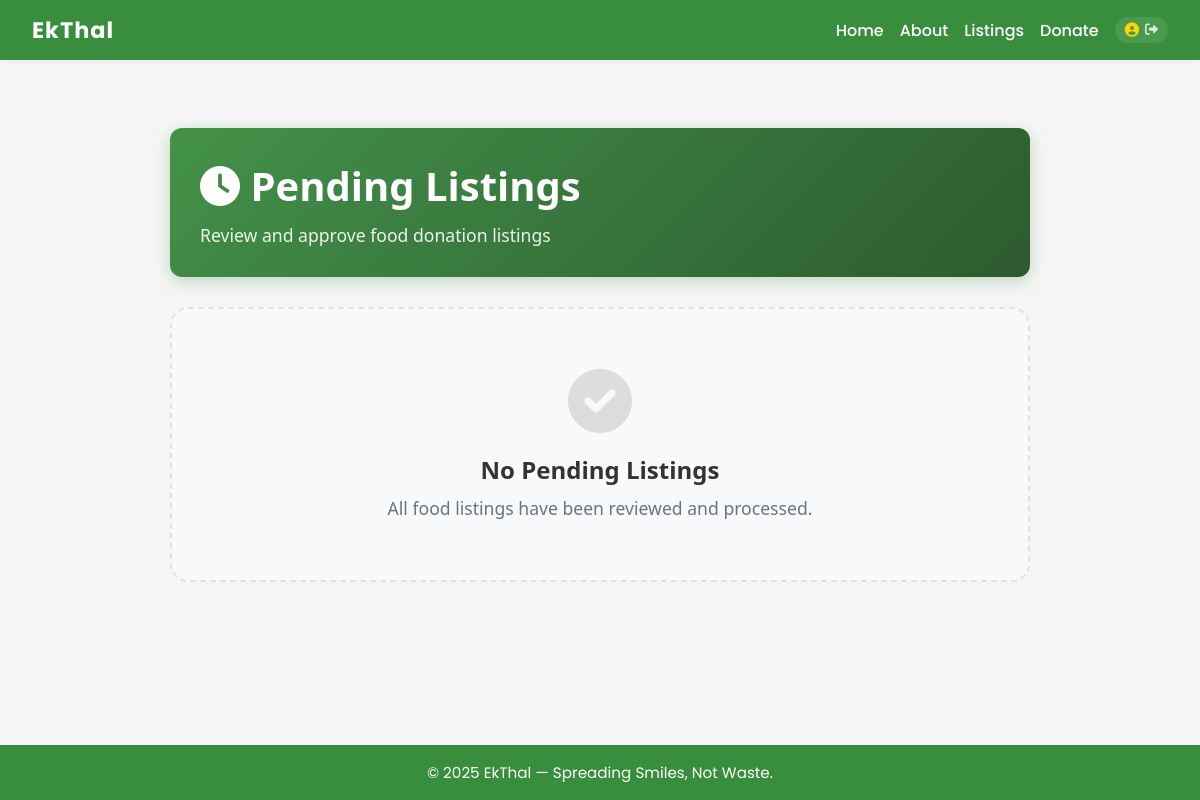
The page /dashboard/pending-listings/ (signed in) on the database as committed earlier.
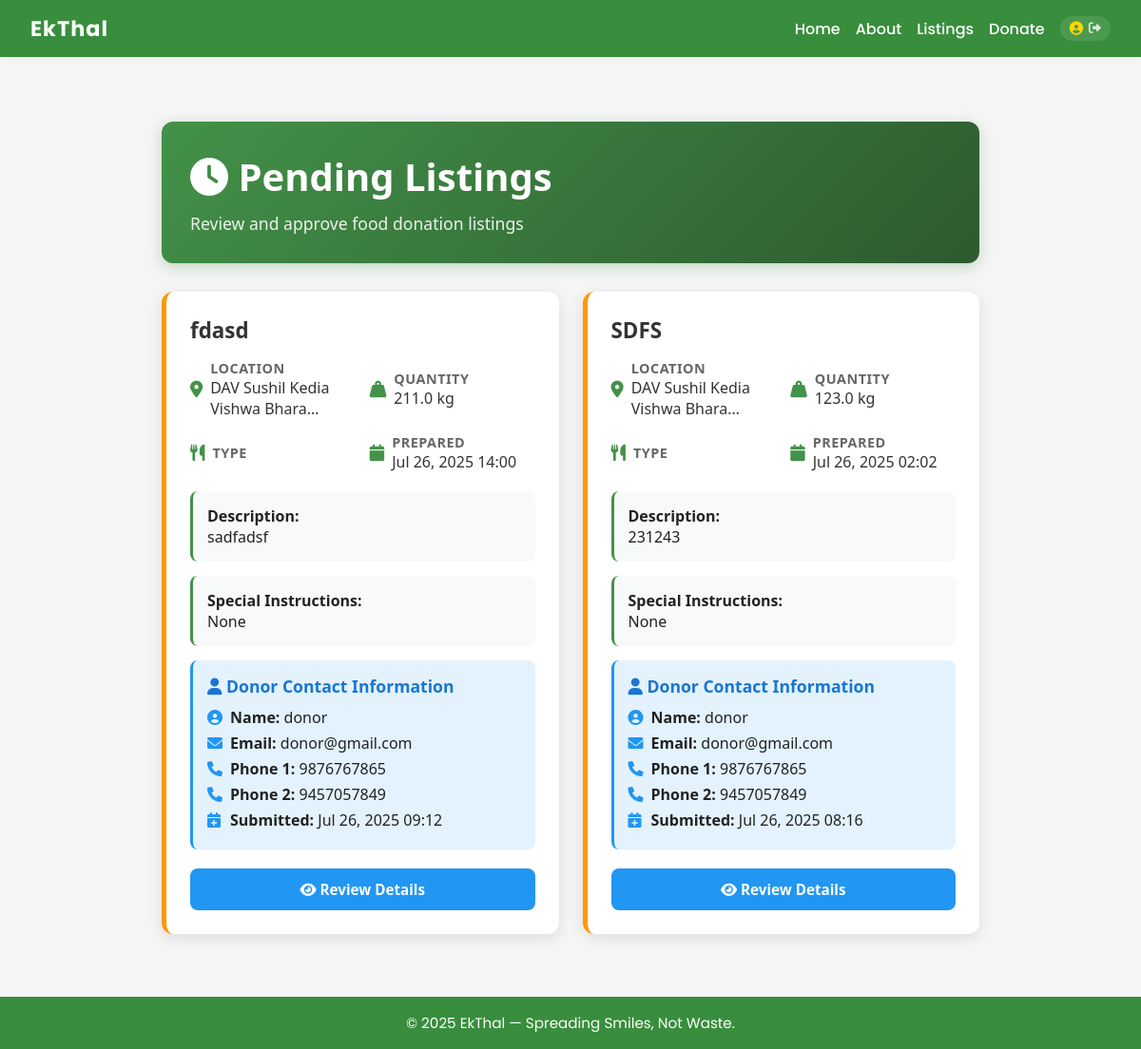
The same page on the database as committed later.
### app/models.py (models this page shows, shortened)
class FoodListing(models.Model):
    donor = models.ForeignKey(Profile, on_delete=models.CASCADE)
    title = models.CharField(max_length=100, help_text='Required')
    description = models.TextField(help_text='Required')
    location = models.CharField(max_length=255, help_text='Required')
    latitude = models.FloatField(null=True, blank=True)
    longitude = models.FloatField(null=True, blank=True)
    quantity = models.FloatField(help_text='Quantity in kg (Required)')
    prepared_at = models.DateTimeField(null=True, blank=True, help_text='Date and hour food was prepared (Required)')
    created_at = models.DateTimeField(auto_now_add=True)
    image = models.ImageField(upload_to='food_images/', blank=True, null=True)
    ai_report = models.TextField(blank=True)
    recurring = models.BooleanField(default=False)
    storage = models.CharField(max_length=50, blank=True, help_text='Required')
    prepared_by = models.CharField(max_length=50, blank=True, help_text='Required')
    special_instructions = models.TextField(blank=True, help_text='Optional')
    status = models.CharField(max_length=20, choices=[('pending', 'Pending'), ('approved', 'Approved'), ('rejected', 'Rejected')], default='pending')

class Profile(models.Model):
    user = models.OneToOneField(User, on_delete=models.CASCADE)
    is_organization = models.BooleanField(default=False)
    is_receiver = models.BooleanField(default=False)
    phone_number_1 = models.CharField(max_length=20)
    phone_number_2 = models.CharField(max_length=20, blank=True)
    latitude = models.FloatField(null=True, blank=True)
    longitude = models.FloatField(null=True, blank=True)

### app/views.py (the view)
# urls.py: path("dashboard/pending-listings/", views.dashboard_pending_listings, name="dashboard_pending_listings"),
@staff_member_required
def dashboard_pending_listings(request):
    pending = FoodListing.objects.filter(status='pending').order_by('-created_at')
    return render(request, 'dashboard_pending_listings.html', {'pending': pending})

### app/views.py (called while the page is built)
def user_profile_context(request):
    if request.user.is_authenticated:
        try:
            return {'profile': Profile.objects.get(user=request.user)}
        except Profile.DoesNotExist:
            return {'profile': None}
    return {'profile': None}

### templates/dashboard_pending_listings.html
{% extends "base.html" %}
{% load static %}
{% block extra_head %}
<link rel="stylesheet" href="{% static 'admin_dashboard.css' %}">
<link rel="stylesheet" href="https://cdnjs.cloudflare.com/ajax/libs/font-awesome/6.0.0/css/all.min.css">
{% endblock %}
{% block content %}
<div class="admin-dashboard">
  <div class="admin-header">
    <h1><i class="fas fa-clock"></i> Pending Listings</h1>
    <p>Review and approve food donation listings</p>
  </div>
  {% if pending %}
    <div class="pending-listings">
      {% for listing in pending %}
        <div class="pending-card">
          <h3>{{ listing.title }}</h3>
          <div class="meta">
            <div class="meta-item">
              <i class="fas fa-map-marker-alt"></i>
              <div>
                <div class="meta-label">Location</div>
                <div class="meta-value">{{ listing.location|truncatechars:30 }}</div>
              </div>
            </div>
            <div class="meta-item">
              <i class="fas fa-weight-hanging"></i>
              <div>
                <div class="meta-label">Quantity</div>
                <div class="meta-value">{{ listing.quantity }} kg</div>
              </div>
            </div>
            <div class="meta-item">
              <i class="fas fa-utensils"></i>
              <div>
                <div class="meta-label">Type</div>
              </div>
            </div>
            <div class="meta-item">
              <i class="fas fa-calendar"></i>
              <div>
                <div class="meta-label">Prepared</div>
                <div class="meta-value">{{ listing.prepared_at|date:"M d, Y H:i"|default:"Not specified" }}</div>
              </div>
            </div>
          </div>
          <div class="description">
            <strong>Description:</strong><br>
            {{ listing.description|default:"No description provided" }}
          </div>
          {% if listing.special_instructions %}
            <div class="description">
              <strong>Special Instructions:</strong><br>
              {{ listing.special_instructions }}
            </div>
          {% else %}
            <div class="description">
              <strong>Special Instructions:</strong><br>
              None
            </div>
          {% endif %}
          <div class="contact-info">
            <h4><i class="fas fa-user"></i> Donor Contact Information</h4>
            <div class="contact-item">
              <i class="fas fa-user-circle"></i>
              <span><strong>Name:</strong> {{ listing.donor.user.username }}</span>
            </div>
            <div class="contact-item">
              <i class="fas fa-envelope"></i>
              <span><strong>Email:</strong> {{ listing.donor.user.email }}</span>
            </div>
            <div class="contact-item">
              <i class="fas fa-phone"></i>
              <span><strong>Phone 1:</strong> {{ listing.donor.phone_number_1 }}</span>
            </div>
            {% if listing.donor.phone_number_2 %}
              <div class="contact-item">
                <i class="fas fa-phone"></i>
                <span><strong>Phone 2:</strong> {{ listing.donor.phone_number_2 }}</span>
              </div>
            {% endif %}
            <div class="contact-item">
              <i class="fas fa-calendar-plus"></i>
              <span><strong>Submitted:</strong> {{ listing.created_at|date:"M d, Y H:i" }}</span>
            </div>
          </div>
          <div class="actions">
            <a href="{% url 'dashboard_approve_listing' listing.id %}" class="btn btn-view">
              <i class="fas fa-eye"></i> Review Details
            </a>
          </div>
        </div>
      {% endfor %}
    </div>
  {% else %}
    <div class="empty-state">
      <i class="fas fa-check-circle"></i>
      <h3>No Pending Listings</h3>
      <p>All food listings have been reviewed and processed.</p>
    </div>
  {% endif %}
</div>
{% endblock %}

### templates/base.html (shortened to what this page needs)
<!DOCTYPE html>
{% load static %}
<html lang="en">
<head>
    <link rel="stylesheet" href="{% static 'styles.css' %}">
    <link rel="stylesheet" href="https://cdnjs.cloudflare.com/ajax/libs/font-awesome/6.0.0/css/all.min.css">
    {% block extra_head %}{% endblock %}
</head>
<body>
    <header class="navbar">
        <div class="logo" style="color:white;">EkThal</div>
        <nav>
            <a href="/">Home</a>
            <a href="/about/">About</a>
            {% if user.is_authenticated %}
                <a href="/listings/">Listings</a>
                {% with profile=user.profile %}
                    {% if not profile.is_receiver %}
                        <a href="/food_listing_form/">Donate</a>
                    {% endif %}
                {% endwith %}
                <a href="/logout/" class="logout-link" title="{{ user.username }}">
                    <i class="fas fa-user-circle"></i>
                    <i class="fas fa-sign-out-alt"></i>
                </a>
            {% else %}
                <a href="/login/">Login</a>
            {% endif %}
        </nav>
    </header>
    <main>
        {% block content %}{% endblock content %}
    </main>
    <footer>
        &copy; {% now "Y" %} EkThal &mdash; Spreading Smiles, Not Waste.
    </footer>
</body>
</html>

### static/styles.css (style rules this page uses)
:root { --primary: #ff9800; --secondary: #388e3c; --background: #fff; --text: #222; --navbar-height: 60px; }
body { margin: 0; font-family: 'Poppins', Arial, sans-serif; background: var(--background); color: var(--text); min-height: 100vh; display: flex; flex-direction: column; overflow-x: hidden; padding: 0; }
.logo { color:white; }
.navbar { background: var(--secondary); color: #fff; height: var(--navbar-height); display: flex; align-items: center; justify-content: space-between; padding: 0 2rem; box-shadow: 0 2px 4px rgba(0,0,0,0.04); }
.navbar .logo { font-weight: bold; font-size: 1.4rem; letter-spacing: 1px; }
.navbar nav { display: flex; align-items: center; gap: 1rem; }
.navbar nav a { color: #fff; text-decoration: none; font-weight: 500; transition: color 0.2s; white-space: nowrap; }
.logout-link { display: flex; align-items: center; gap: 6px; background: rgba(255, 255, 255, 0.1); padding: 6px 10px; border-radius: 16px; transition: all 0.2s ease; font-size: 0.9rem; }
.logout-link i:first-child { color: #ffd700; }
.logout-link i:last-child { font-size: 0.9em; opacity: 0.8; }
main { flex: 1; width: 100%; max-width: 900px; margin: 2rem auto 1rem auto; padding: 0 1rem; }
footer { background: var(--secondary); color: #fff; text-align: center; padding: 1rem 0; font-size: 0.95rem; }

### static/admin_dashboard.css (style rules this page uses)
body { font-family: 'Poppins', Tahoma, Geneva, Verdana, sans-serif; margin: 0; padding: 0; background: #f5f5f5; }
.admin-dashboard { max-width: 1200px; margin: 0 auto; padding: 20px; font-family: 'Segoe UI', Tahoma, Geneva, Verdana, sans-serif; }
.admin-header { background: linear-gradient(135deg, #439249, #2d5a2f); color: white; padding: 30px; border-radius: 12px; margin-bottom: 30px; box-shadow: 0 4px 15px rgba(67, 146, 73, 0.3); }
.admin-header h1 { margin: 0; font-size: 2.5em; font-weight: 600; }
.admin-header p { margin: 10px 0 0 0; opacity: 0.9; font-size: 1.1em; }
.pending-listings { display: grid; grid-template-columns: repeat(auto-fill, minmax(400px, 1fr)); gap: 25px; margin-bottom: 30px; }
.pending-card { background: white; border-radius: 12px; padding: 25px; box-shadow: 0 4px 15px rgba(0, 0, 0, 0.1); border-left: 5px solid #ff9800; transition: transform 0.2s ease, box-shadow 0.2s ease; }
.pending-card h3 { color: #333; margin: 0 0 15px 0; font-size: 1.4em; font-weight: 600; }
.pending-card .meta { display: grid; grid-template-columns: 1fr 1fr; gap: 15px; margin-bottom: 20px; }
.pending-card .meta-item { display: flex; align-items: center; gap: 8px; }
.pending-card .meta-item i { color: #439249; font-size: 1.1em; }
.pending-card .meta-label { font-weight: 600; color: #666; font-size: 0.9em; text-transform: uppercase; letter-spacing: 0.5px; }
.pending-card .meta-value { color: #333; font-weight: 500; }
.pending-card .description { background: #f8f9fa; padding: 15px; border-radius: 8px; margin: 15px 0; border-left: 3px solid #439249; }
.pending-card .contact-info { background: #e3f2fd; padding: 15px; border-radius: 8px; margin: 15px 0; border-left: 3px solid #2196f3; }
.pending-card .contact-info h4 { margin: 0 0 10px 0; color: #1976d2; font-size: 1.1em; }
.pending-card .contact-item { display: flex; align-items: center; gap: 8px; margin: 5px 0; }
.pending-card .contact-item i { color: #2196f3; width: 16px; }
.pending-card .actions { display: flex; gap: 12px; margin-top: 20px; }
.pending-card .btn { flex: 1; padding: 12px 20px; border: none; border-radius: 8px; font-weight: 600; font-size: 0.95em; cursor: pointer; transition: all 0.2s ease; text-decoration: none; text-align: center; display: inline-block; }
.pending-card .btn-view { background: #2196f3; color: white; }

Rows that differ between the two databases and show on the page:
added FoodListing: title "fdasd", location "DAV Sushil Kedia Vishwa Bhara…", quantity "211.0", prepared_at "Jul 26, 2025 14:00", description "sadfadsf", shows "Special Instructions:", special_instructions "None", donor.user.username "donor", donor.user.email "donor@gmail.com", donor.phone_number_1 "9876767865", donor.phone_number_2 "9457057849", created_at "Jul 26, 2025 09:12"
added FoodListing: title "SDFS", location "DAV Sushil Kedia Vishwa Bhara…", quantity "123.0", prepared_at "Jul 26, 2025 02:02", description "231243", shows "Special Instructions:", special_instructions "None", donor.user.username "donor", donor.user.email "donor@gmail.com", donor.phone_number_1 "9876767865", donor.phone_number_2 "9457057849", created_at "Jul 26, 2025 08:16"
Other text that changed with them:
text no longer shown: "No Pending Listings All food listings have been reviewed and processed."
